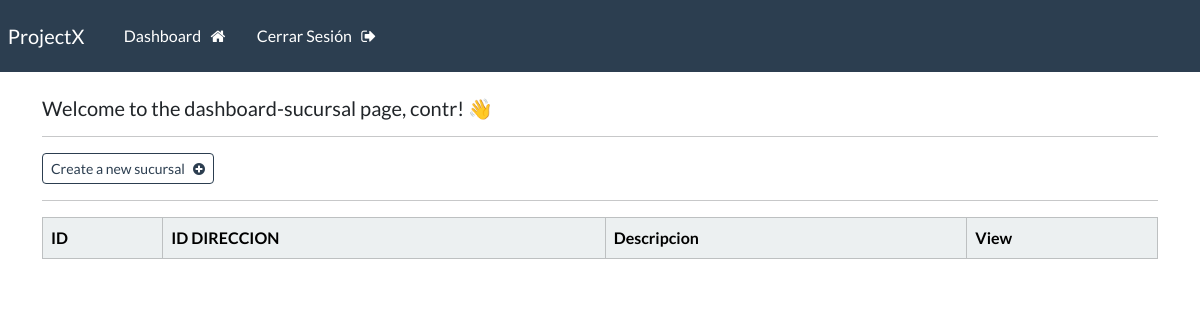
Before: /dashboard-sucursal (signed in) with the older database file.
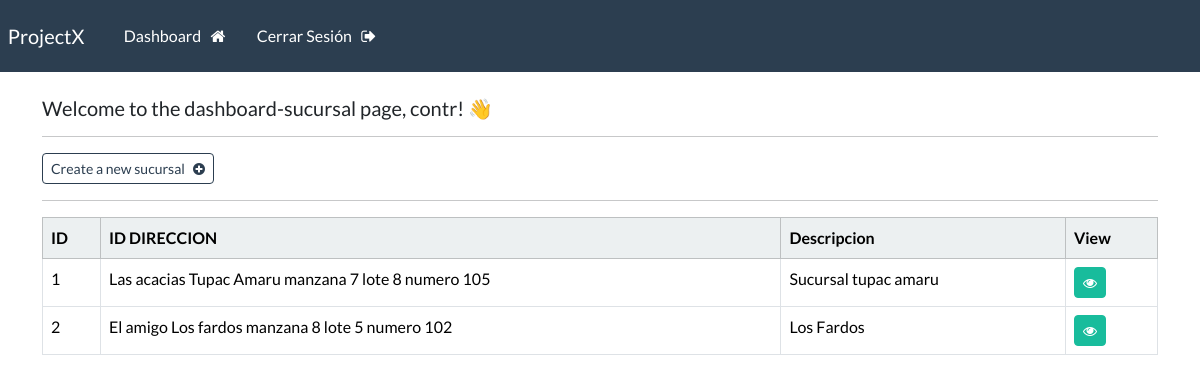
After: the same page with the newer database file.
### webapp/models.py (models this page shows, shortened)
class Sucursal(models.Model):
    id_direccion = models.ForeignKey(Direccion, on_delete=models.CASCADE)
    descripcion = models.CharField(max_length=100)

class Direccion(models.Model):
    id_tipozona = models.ForeignKey(TipoZona, on_delete=models.CASCADE)
    id_tipovia = models.ForeignKey(TipoVia, on_delete=models.CASCADE)
    id_ubigeo = models.ForeignKey(Ubigeo, on_delete=models.CASCADE)
    nombre_zona = models.CharField(max_length=100)
    nombre_via = models.CharField(max_length=100)
    manzana = models.CharField(max_length=2)
    lote = models.CharField(max_length=2)
    numero = models.CharField(max_length=6)
    def __str__(self):
        return self.nombre_zona + ' ' + self.nombre_via + ' manzana ' +self.manzana +  '  lote ' + self.lote + ' numero ' + self.numero

### webapp/views.py (the view)
# urls.py: path('dashboard-sucursal', views.dashboard_sucursal, name="dashboard-sucursal"),
@login_required(login_url='my-login')
def dashboard_sucursal(request):
    sucursales = Sucursal.objects.all()
    context = {'sucursales': sucursales}
    return render(request, 'webapp/dashboard-sucursal.html', context=context)

### webapp/templates/webapp/dashboard-sucursal.html
{% extends 'webapp/base.html' %}
{% block content %}
    <h5> Welcome to the dashboard-sucursal page, {{user}}! 👋</h5>
    <hr>
    <a class="btn btn-outline-primary btn-sm" href="{% url 'create-sucursal' %}">
        Create a new sucursal &nbsp; <i class="fa fa-plus-circle" aria-hidden="true"></i>
    </a>
    <hr>
        <table class="table table table-hover table-bordered">
            <thead class="table-light">
                <tr>
                    <th scope="col"> ID </th>
                    <th scope="col"> ID DIRECCION  </th>
                    <th scope="col"> Descripcion </th>
                    <th scope="col"> View </th>
                </tr>
            </thead>
            <tbody>
            {% if sucursales %}
                {% for sucursal in sucursales %}
            <tr>
                <td> {{sucursal.id}} </td>
                <td> {{sucursal.id_direccion}} </td>
                <td> {{sucursal.descripcion}} </td>
                <td> <a class="btn btn-success btn-sm" href="{% url 'sucursal' sucursal.id %}"> <i class="fa fa-eye" aria-hidden="true"></i> </a></td>
            </tr>
            {% endfor %}
        {% endif %}
        </tbody>
    </table>
{% endblock %}

Changed rows visible on the page:
added Sucursal: id "1", id_direccion "Las acacias Tupac Amaru manzana 7 lote 8 numero 105", descripcion "Sucursal tupac amaru"
added Sucursal: id "2", id_direccion "El amigo Los fardos manzana 8 lote 5 numero 102", descripcion "Los Fardos"
